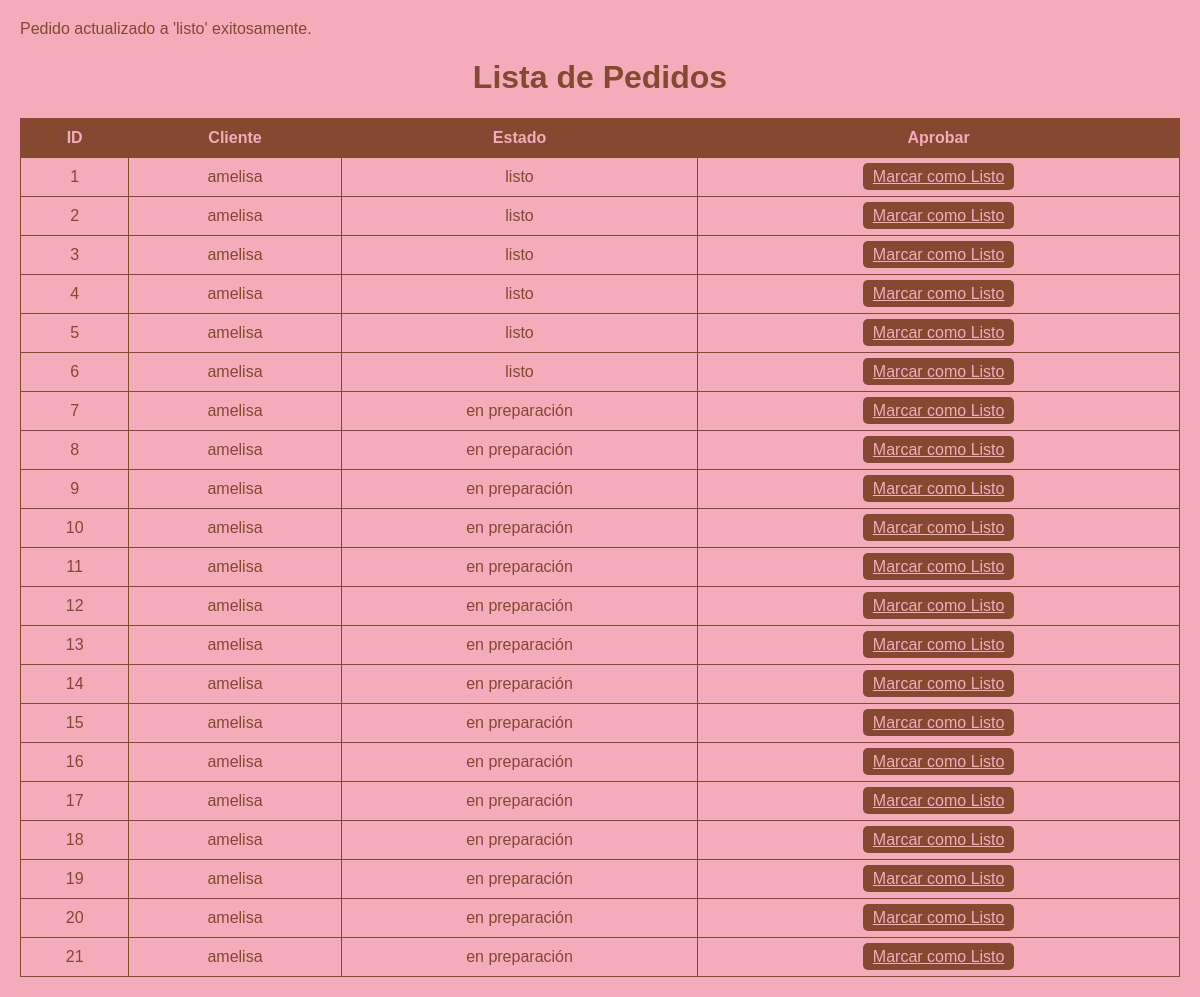
Page /admin/aprobar_pedido.php?pedido_id=1&nuevo_estado=listo on the committed database.
### tables this page shows
CREATE TABLE `pedidos` (
  `ID` int(11) NOT NULL,
  `cliente_id` int(11) DEFAULT NULL,
  `fecha_pedido` datetime DEFAULT NULL,
  `total` decimal(10,2) DEFAULT NULL,
  `estado` enum('en preparación','listo','entregado') DEFAULT NULL
);

CREATE TABLE `clientes` (
  `ID` int(11) NOT NULL,
  `nombre` varchar(100) DEFAULT NULL,
  `apellido` varchar(100) DEFAULT NULL,
  `email` varchar(255) DEFAULT NULL,
  `usuario` varchar(255) NOT NULL,
  `contraseña` varchar(255) DEFAULT NULL,
  `telefono` varchar(100) DEFAULT NULL,
  `direccion` varchar(255) NOT NULL,
  `rol` enum('cliente','administrador') DEFAULT NULL
);

### admin/aprobar_pedido.php (the view, shortened to what this page needs)
<?php
include '../db.php';
if (isset($_GET['pedido_id']) && isset($_GET['nuevo_estado'])) {
    $pedido_id = $_GET['pedido_id'];
    $nuevo_estado = $_GET['nuevo_estado'];
    $query_update = "UPDATE pedidos SET estado = ? WHERE ID = ?";
    $stmt = $conn->prepare($query_update);
    $stmt->bind_param("si", $nuevo_estado, $pedido_id);
    if ($stmt->execute()) {
        echo "Pedido actualizado a '$nuevo_estado' exitosamente.";
    } else {
        echo "Error al actualizar el pedido: " . $stmt->error;
    }
}
$query_pedidos = "SELECT p.ID, p.estado, c.nombre AS cliente_nombre FROM pedidos p JOIN clientes c ON p.cliente_id = c.ID";
$result_pedidos = $conn->query($query_pedidos);
echo "<!DOCTYPE html>
<html lang='es'>
<head>
    <meta charset='UTF-8'>
    <meta name='viewport' content='width=device-width, initial-scale=1.0'>
    <title>Aprobar Pedidos</title>
    <style>
        body {
            font-family: Arial, sans-serif;
            background-color: #f4abba;
            color: #854831;
            margin: 0;
            padding: 20px;
        }
        h1 {
            text-align: center;
        }
        table {
            width: 100%;
            border-collapse: collapse;
            margin-top: 20px;
        }
        th, td {
            border: 1px solid #854831;
            padding: 10px;
            text-align: center;
        }
        th {
            background-color: #854831;
            color: #f4abba;
        }
        .btn {
            background-color: #854831;
            color: #f4abba;
            border: none;
            border-radius: 5px;
            padding: 5px 10px;
            cursor: pointer;
            transition: background-color 0.3s;
        }
        .btn:hover {
            background-color: #d99a8e; /* Cambio de color al pasar el mouse */
        }
    </style>
</head>
<body>";
echo "<h1>Lista de Pedidos</h1>";
echo "<table>
        <tr>
            <th>ID</th>
            <th>Cliente</th>
            <th>Estado</th>
            <th>Aprobar</th>
        </tr>";
if ($result_pedidos->num_rows > 0) {
    while ($row = $result_pedidos->fetch_assoc()) {
        echo "<tr>
                <td>" . htmlspecialchars($row['ID']) . "</td>
                <td>" . htmlspecialchars($row['cliente_nombre']) . "</td>
                <td>" . htmlspecialchars($row['estado']) . "</td>
                <td>
                    <a href='aprobar_pedido.php?pedido_id=" . $row['ID'] . "&nuevo_estado=listo' class='btn'>Marcar como Listo</a>
                </td>
              </tr>";
    }
} else {
    echo "<tr><td colspan='4'>No hay pedidos.</td></tr>";
}
echo "</table>";
echo "</body></html>";

### admin/aprobar_pedido.php (style rules this page uses)
body { font-family: Arial, sans-serif; background-color: #f4abba; color: #854831; margin: 0; padding: 20px; }
h1 { text-align: center; }
table { width: 100%; border-collapse: collapse; margin-top: 20px; }
th, td { border: 1px solid #854831; padding: 10px; text-align: center; }
th { background-color: #854831; color: #f4abba; }
.btn { background-color: #854831; color: #f4abba; border: none; border-radius: 5px; padding: 5px 10px; cursor: pointer; transition: background-color 0.3s; }

### rows in the picture
pedidos: ID "1", cliente.nombre "amelisa", estado "listo"
pedidos: ID "2", cliente.nombre "amelisa", estado "listo"
pedidos: ID "3", cliente.nombre "amelisa", estado "listo"
pedidos: ID "4", cliente.nombre "amelisa", estado "listo"
pedidos: ID "5", cliente.nombre "amelisa", estado "listo"
pedidos: ID "6", cliente.nombre "amelisa", estado "listo"
pedidos: ID "7", cliente.nombre "amelisa", estado "en preparación"
pedidos: ID "8", cliente.nombre "amelisa", estado "en preparación"
pedidos: ID "9", cliente.nombre "amelisa", estado "en preparación"
pedidos: ID "10", cliente.nombre "amelisa", estado "en preparación"
pedidos: ID "11", cliente.nombre "amelisa", estado "en preparación"
pedidos: ID "12", cliente.nombre "amelisa", estado "en preparación"
pedidos: ID "13", cliente.nombre "amelisa", estado "en preparación"
pedidos: ID "14", cliente.nombre "amelisa", estado "en preparación"
pedidos: ID "15", cliente.nombre "amelisa", estado "en preparación"
pedidos: ID "16", cliente.nombre "amelisa", estado "en preparación"
pedidos: ID "17", cliente.nombre "amelisa", estado "en preparación"
pedidos: ID "18", cliente.nombre "amelisa", estado "en preparación"
pedidos: ID "19", cliente.nombre "amelisa", estado "en preparación"
pedidos: ID "20", cliente.nombre "amelisa", estado "en preparación"
pedidos: ID "21", cliente.nombre "amelisa", estado "en preparación"

### other values in the picture
$nuevo_estado "listo"
